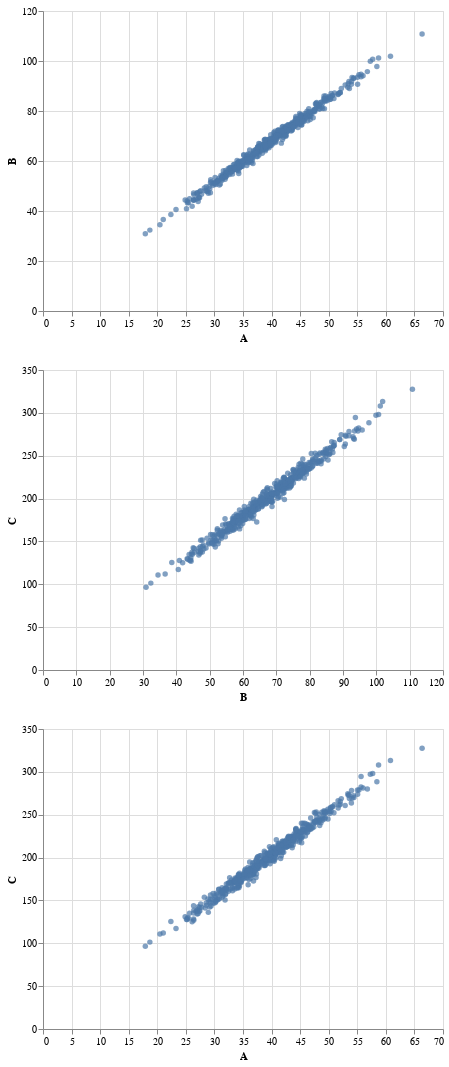

Source (notebook cell):
### Code cell
A, B, C = random.choice(ABC_all).transpose()
AB = alt.Chart(pd.DataFrame({"A":A, "B":B})).mark_circle().encode(
    x="A",
    y="B")
BC= alt.Chart(pd.DataFrame({"B":B, "C":C})).mark_circle().encode(
    x="B",
    y="C")
AC = alt.Chart(pd.DataFrame({"A":A, "C":C})).mark_circle().encode(
    x="A",
    y="C")

alt.vconcat(AB, BC, AC)

### Figure 1 — Vega-Lite specification as saved in the notebook (floating-point values rounded to 4 significant figures; data arrays with more than 128 entries replaced by an {"elided": "..."} marker saying what was removed)
{"config": {"view": {"continuousWidth": 400, "continuousHeight": 300}}, "vconcat": [{"data": {"name": "data-5d55cae737b1ad43b739afbd4f823b35"}, "mark": "circle", "encoding": {"x": {"field": "A", "type": "quantitative"}, "y": {"field": "B", "type": "quantitative"}}}, {"data": {"name": "data-d5e9d44e24b27915abf74ee4d7173b58"}, "mark": "circle", "encoding": {"x": {"field": "B", "type": "quantitative"}, "y": {"field": "C", "type": "quantitative"}}}, {"data": {"name": "data-201ae8c2705e41e597264ef620dfb18e"}, "mark": "circle", "encoding": {"x": {"field": "A", "type": "quantitative"}, "y": {"field": "C", "type": "quantitative"}}}], "$schema": "https://vega.github.io/schema/vega-lite/v4.17.0.json", "datasets": {"data-5d55cae737b1ad43b739afbd4f823b35": {"elided": "500 records"}, "data-d5e9d44e24b27915abf74ee4d7173b58": {"elided": "500 records"}, "data-201ae8c2705e41e597264ef620dfb18e": {"elided": "500 records"}}}
